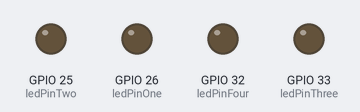
Recording of a sketch running on a simulated ESP32. On the bench: output pins drawn as LEDs (lit = HIGH).

Above: at 0.05 s.
At 1.85 s:
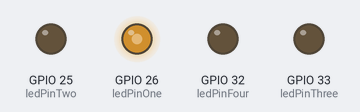
At 3.65 s:
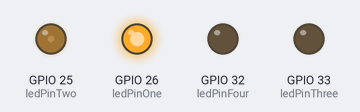
At 7.25 s:
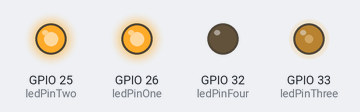
At 10.85 s:
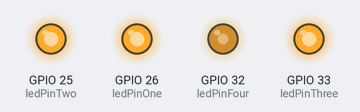
At 14.5 s:
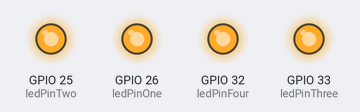
Timing chart, 0 to 18.9 s (numbered marks = the images above):
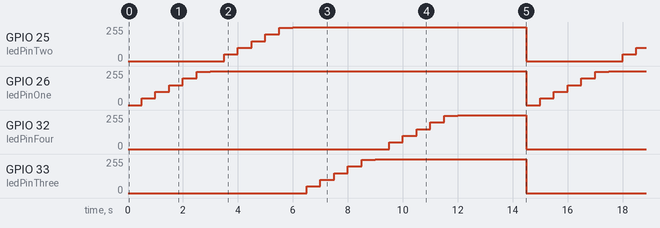

The sketch:

04-PWM.ino
```cpp
int ledPinOne = 26;
int ledPinTwo = 25;
int ledPinThree = 33;
int ledPinFour = 32;

int off = 0;
int lowest = 50;
int low = 100;
int mid = 150;
int high = 200;
int highest = 250;
int maxBright = 255;

int gap = 500;
int hold = 2000;


void setup() {
  pinMode(ledPinOne, OUTPUT);
  pinMode(ledPinTwo, OUTPUT);
  pinMode(ledPinThree, OUTPUT);
  pinMode(ledPinFour, OUTPUT);
}

void loop() {
  // All off (no signal)
  analogWrite(ledPinOne, off);
  analogWrite(ledPinTwo, off);
  analogWrite(ledPinThree, off);
  analogWrite(ledPinFour, off);
  delay(gap);

  // Bar 1 fades in: low -> mid -> high
  analogWrite(ledPinOne, lowest);
  delay(gap);
  analogWrite(ledPinOne, low);
  delay(gap);
  analogWrite(ledPinOne, mid);
  delay(gap);
  analogWrite(ledPinOne, high);
  delay(gap);
  analogWrite(ledPinOne, highest);
  delay(gap);
  analogWrite(ledPinOne, maxBright);
  delay(gap);

  // Bar 2 fades in
  analogWrite(ledPinTwo, lowest);
  delay(gap);
  analogWrite(ledPinTwo, low);
  delay(gap);
  analogWrite(ledPinTwo, mid);
  delay(gap);
  analogWrite(ledPinTwo, high);
  delay(gap);
  analogWrite(ledPinTwo, highest);
  delay(gap);
  analogWrite(ledPinTwo, maxBright);
  delay(gap);

  // Bar 3 fades in
  analogWrite(ledPinThree, lowest);
  delay(gap);
  analogWrite(ledPinThree, low);
  delay(gap);
  analogWrite(ledPinThree, mid);
  delay(gap);
  analogWrite(ledPinThree, high);
  delay(gap);
  analogWrite(ledPinThree, highest);
  delay(gap);
  analogWrite(ledPinThree, maxBright);
  delay(gap);

  // Bar 4 fades in — full signal
  analogWrite(ledPinFour, lowest);
  delay(gap);
  analogWrite(ledPinFour, low);
  delay(gap);
  analogWrite(ledPinFour, mid);
  delay(gap);
  analogWrite(ledPinFour, high);
  delay(gap);
  analogWrite(ledPinFour, highest);
  delay(gap);
  analogWrite(ledPinFour, maxBright);
  delay(gap);

  delay(hold);
}
```

Measured:
- by itself, GPIO 25 (ledPinTwo): repeats every 14.5 s: 100/255 0.50 s, 150/255 0.50 s, 200/255 0.50 s, 250/255 0.50 s, 255/255 8.5 s, 0/255 3.5 s, 50/255 0.50 s
- by itself, GPIO 32 (ledPinFour): repeats every 14.5 s: 100/255 0.50 s, 150/255 0.50 s, 200/255 0.50 s, 250/255 0.50 s, 255/255 2.5 s, 0/255 9.5 s, 50/255 0.50 s
